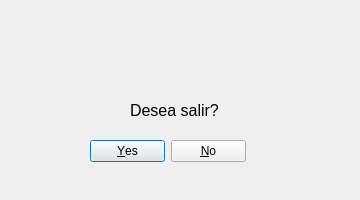
<?xml version="1.0" encoding="UTF-8"?>
<ui version="4.0">
 <class>windowaviso</class>
 <widget class="QDialog" name="windowaviso">
  <property name="geometry">
   <rect>
    <x>0</x>
    <y>0</y>
    <width>360</width>
    <height>200</height>
   </rect>
  </property>
  <property name="windowTitle">
   <string>Aviso</string>
  </property>
  <property name="modal">
   <bool>true</bool>
  </property>
  <widget class="QLabel" name="lblmageAviso">
   <property name="geometry">
    <rect>
     <x>120</x>
     <y>40</y>
     <width>91</width>
     <height>51</height>
    </rect>
   </property>
   <property name="text">
    <string/>
   </property>
   <property name="pixmap">
    <pixmap resource="img/warning.qrc">:/newPrefix/warning.png</pixmap>
   </property>
   <property name="scaledContents">
    <bool>true</bool>
   </property>
  </widget>
  <widget class="QLabel" name="lblAviso">
   <property name="geometry">
    <rect>
     <x>130</x>
     <y>100</y>
     <width>91</width>
     <height>21</height>
    </rect>
   </property>
   <property name="font">
    <font>
     <pointsize>12</pointsize>
    </font>
   </property>
   <property name="text">
    <string>Desea salir?</string>
   </property>
  </widget>
  <widget class="QDialogButtonBox" name="btnBoxAviso">
   <property name="geometry">
    <rect>
     <x>90</x>
     <y>140</y>
     <width>156</width>
     <height>23</height>
    </rect>
   </property>
   <property name="standardButtons">
    <set>QDialogButtonBox::No|QDialogButtonBox::Yes</set>
   </property>
  </widget>
 </widget>
 <resources>
  <include location="img/warning.qrc"/>
 </resources>
 <connections/>
</ui>
